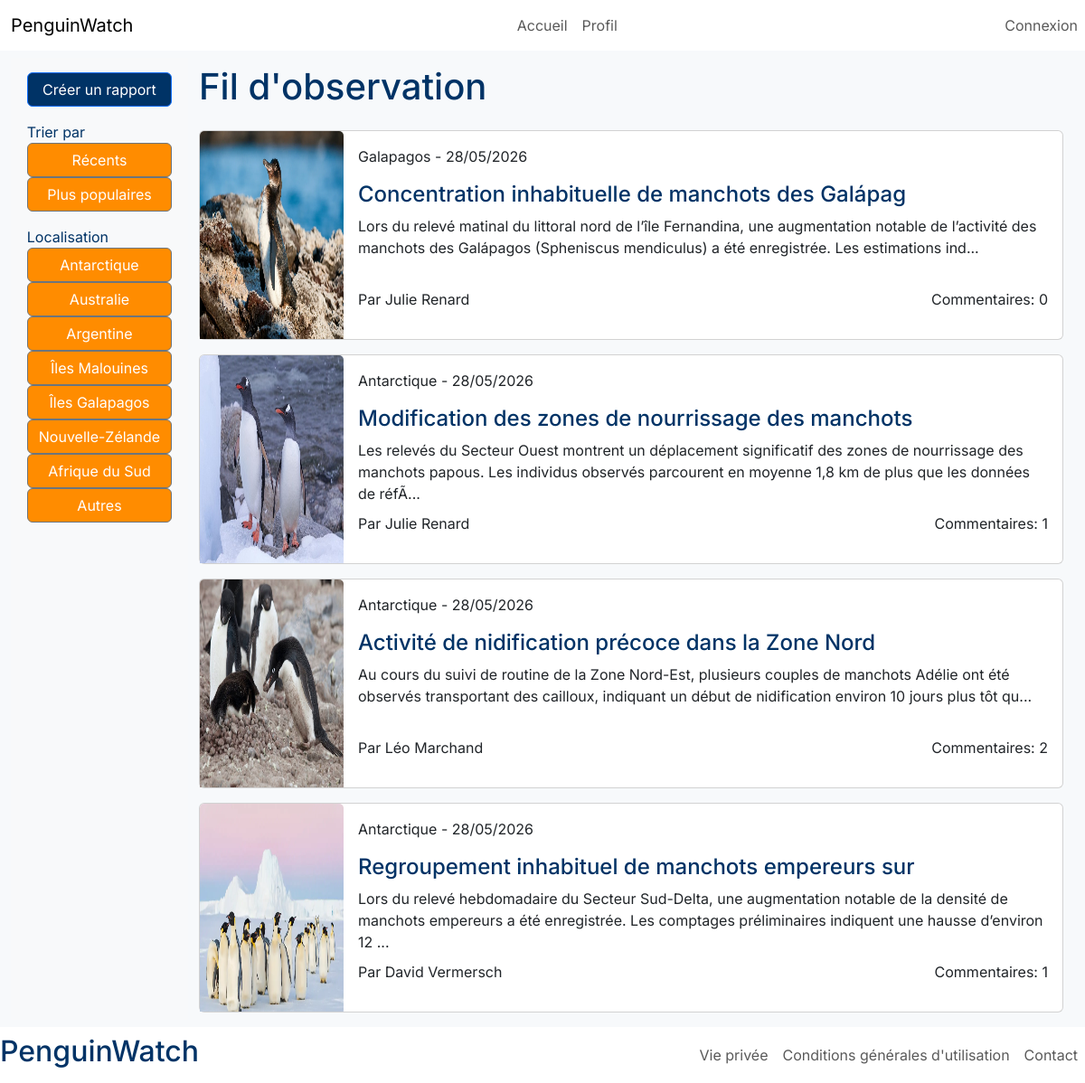
The page / on the database its author committed.
### tables this page shows
CREATE TABLE IF NOT EXISTS `rapports` (
  `id_rapport` int NOT NULL AUTO_INCREMENT,
  `titre` varchar(50) NOT NULL,
  `contenu` text NOT NULL,
  `image_couverture` varchar(255) NOT NULL,
  `localisation` varchar(12) NOT NULL,
  `id_utilisateur` int NOT NULL,
  `date_ecriture` datetime NOT NULL,
  PRIMARY KEY (`id_rapport`)
);

CREATE TABLE IF NOT EXISTS `utilisateurs` (
  `id_utilisateur` int NOT NULL AUTO_INCREMENT,
  `pseudo` varchar(50) NOT NULL,
  `mdp` varchar(25) NOT NULL,
  `email` varchar(50) NOT NULL,
  `role` tinyint(1) NOT NULL,
  `date_creation` date NOT NULL,
  `id_image` int NOT NULL DEFAULT '1',
  PRIMARY KEY (`id_utilisateur`)
);

CREATE TABLE IF NOT EXISTS `commentaires` (
  `id_commentaire` int NOT NULL AUTO_INCREMENT,
  `texte_commentaire` text NOT NULL,
  `id_rapport` int NOT NULL,
  `id_utilisateur` int NOT NULL,
  `date_publication` datetime NOT NULL,
  PRIMARY KEY (`id_commentaire`)
);

### controllers/cont_accueil.php (called while the page is built, shortened)
<?php
require_once("models/fonction_accueil.php");
include("vue/accueil.php");
?>

### models/fonction_accueil.php (called while the page is built, shortened)
<?php
function listeRapports(){
    $mysqlClient = connectDatabase();
    $req = $mysqlClient->prepare('SELECT *, COUNT(c.id_commentaire) AS nbre_commentaires FROM rapports r JOIN utilisateurs u ON u.id_utilisateur=r.id_utilisateur LEFT JOIN commentaires c ON c.id_rapport=r.id_rapport GROUP BY r.id_rapport ORDER BY r.id_rapport DESC');
    $req->execute();
    return $req->fetchAll();
}
?>

### vue/accueil.php (the view, shortened to what this page needs)
<?php
include ("header.php");
if(isset($_GET['tri']) && $_GET['tri'] === 'populaires'){
    $rapports = listeRapportsPopulaires();
}
elseif(isset($_GET['tri']) && $_GET['tri'] === 'recents'){
    $rapports = listeRapportsRecents();
}
elseif(isset($_GET['localisation'])){
    $localisation = htmlspecialchars(trim($_GET['localisation']));
    $rapports = listeRapportsParLocalisation($localisation);
}
else{
    $rapports = listeRapports();
}
?>
<!DOCTYPE html>
<html lang="en">
<head>
</head>
<body>
    <div class="container-fluid d-flex justify-content-start flex-row col-12">
        <div class="container d-flex justify-content-center flex-row col-2 bg-light p-3 my-2">
            <div class="d-flex flex-column justify-content-start">
                <a class="btn btn-primary" href="index.php?page=creation">Créer un rapport</a>
                <div class="d-flex flex-column justify-content-start">
                    <p style="margin-bottom: 0; margin-top: 1rem;">Trier par</p>
                    <a class="btn btn-secondary" href="index.php?page=accueil&tri=recents">Récents</a>
                    <a class="btn btn-secondary" href="index.php?page=accueil&tri=populaires">Plus populaires</a>
                </div>
                <div class="d-flex flex-column justify-content-start">
                    <p style="margin-bottom: 0; margin-top: 1rem;">Localisation</p>
                    <a class="btn btn-secondary" href="index.php?page=accueil&localisation=antarctique">Antarctique</a>
                    <a class="btn btn-secondary" href="index.php?page=accueil&localisation=australie">Australie</a>
                    <a class="btn btn-secondary" href="index.php?page=accueil&localisation=argentine">Argentine</a>
                    <a class="btn btn-secondary" href="index.php?page=accueil&localisation=malouines">Îles Malouines</a>
                    <a class="btn btn-secondary" href="index.php?page=accueil&localisation=galapagos">Îles Galapagos</a>
                    <a class="btn btn-secondary" href="index.php?page=accueil&localisation=zelande">Nouvelle-Zélande</a>
                    <a class="btn btn-secondary" href="index.php?page=accueil&localisation=afrique">Afrique du Sud</a>
                    <a class="btn btn-secondary" href="index.php?page=accueil&localisation=autres">Autres</a>
                </div>
            </div>
        </div>
        <div class="container d-flex justify-content-evenly flex-row flex-wrap col-10">
            <div class="container d-flex justify-content-start align-items-start flex-column col-12 ps-0 py-3">
                <h1>Fil d'observation</h1>
            </div>
            <?php foreach($rapports as $rapport){
                if(strlen($rapport['contenu']) > 200){
                    $description = substr($rapport['contenu'], 0, 200) . '...';
                }
                else {
                    $description = $rapport['contenu'];
                }
            ?>
            <div class="card mb-3 col-12">
                <div class="row g-0">
                    <div class="col-md-2">
                        <a href="index.php?page=rapport&id=<?php echo $rapport[0]; ?>"><img class="card-img-top img-fluid" style="width: 300px; height: 230px;" src="images/<?php echo $rapport['image_couverture'];?>" alt="Image de couverture"></a>
                    </div>
                    <div class="col-md-10">
                        <div class="card-body" style="height: 100%;">
                            <div class="d-flex flex-column justify-content-start align-items-start" style="height: 80%;">
                                <p class="card-text"><?php echo ucfirst($rapport['localisation']); ?> - <?php echo date('d/m/Y', strtotime($rapport['date_ecriture'])); ?></p>
                                <a href="index.php?page=rapport&id=<?php echo $rapport[0]; ?>" class="card-link nav-link" style="color: #003366"><h4><?php echo ucfirst($rapport['titre']); ?></h4></a>
                                <p><?php echo $description; ?></p>
                            </div>
                            <div class="d-flex flex-row justify-content-between align-items-end">
                                <p style="margin-bottom: 0;">Par <?php echo $rapport['pseudo']; ?></p>
                                <p style="margin-bottom: 0;">Commentaires: <?php echo $rapport['nbre_commentaires']; ?></p>
                            </div>
                        </div>
                    </div>
                </div>
            </div>
            <?php } ?>
        </div>
    </div>
</body>
</html>
<?php
include ("footer.php");
?>

### index.php (shortened to what this page needs)
<?php
if(isset($_GET['page'])){
    $page = $_GET['page'];
}
else{
    $page = 'accueil';
}
switch($page){
    case 'accueil':
        require_once("controllers/cont_accueil.php");
        break;
}
?>

### vue/header.php (shortened to what this page needs)
<!DOCTYPE html>
<html lang="en">
<head>
    <link href="https://cdn.jsdelivr.net/npm/bootstrap@5.3.8/dist/css/bootstrap.min.css" rel="stylesheet">
    <link rel="stylesheet" href="css/style.css">
</head>
<body>
    <nav class="navbar navbar-expand-lg navbar-white bg-white">
        <div class="container-fluid">
            <a class="navbar-brand" href="index.php?page=accueil">PenguinWatch</a>
            <div class="collapse navbar-collapse justify-content-center" id="navbarNav">
                <ul class="navbar-nav">
                    <li class="nav-item">
                        <a class="nav-link" href="index.php?page=accueil">Accueil</a>
                    </li>
                    <li class="nav-item">
                        <a class="nav-link" href="index.php?page=profil">Profil</a>
                    </li>
                </ul>
            </div>
        </div>
        <ul class="navbar-nav ml-auto">
            <?php if(isset($_SESSION['user'])){ ?>
                <li>
                    <FORM action="index.php?page=accueil" method="post">
                        <button class="nav-link" type="submit" name="deconnexion">Déconnexion</button>
                    </FORM>
                </li>
            <?php }
            else{ ?>
                <li><a class="nav-link" href="index.php?page=connexion">Connexion</a></li>
            <?php } ?>
        </ul>
    </nav>
</body>
</html>

### vue/footer.php (shortened to what this page needs)
<!DOCTYPE html>
<html lang="en">
<head>
</head>
<body>
    <nav class="navbar navbar-expand-lg navbar-white bg-white">
        <h2>PenguinWatch</h2>
        <div class="collapse navbar-collapse justify-content-end" id="navbarNav">
            <ul class="navbar-nav">
                <li class="nav-item">
                    <a class="nav-link" href="vie_privee.php">Vie privée</a>
                </li>
                <li class="nav-item">
                    <a class="nav-link" href="conditions_generales.php">Conditions générales d'utilisation</a>
                </li>
                <li class="nav-item">
                    <a class="nav-link" href="contact.php">Contact</a>
                </li>
            </ul>
        </div>
    </nav>
</body>
</html>

### css/style.css (style rules this page uses)
:root { --bs-heading-color: #003366 !important; }
body { font-family: 'Inter', sans-serif; color: #003366 !important; background-color: #F7F9FB !important; }
.btn-primary { background-color: #003366 !important; }
.btn-secondary { background-color: #FF8C00 !important; }

### rows shown on the page
rapports: image_couverture (picture), localisation "Galapagos", date_ecriture "28/05/2026", titre "Concentration inhabituelle de manchots des Galápag", contenu "Lors du relevé matinal du littoral nord de l’île Fernandina, une augmentation notable de l’activité des manchots des Galápagos (Spheniscus mendiculus) a été enregistrée. Les estimations ind...", id_utilisateur.pseudo "Julie Renard", nbre_commentaires "0"
commentaires: id_rapport.image_couverture (picture), id_rapport.localisation "Antarctique", id_rapport.date_ecriture "28/05/2026", id_rapport.titre "Modification des zones de nourrissage des manchots", id_rapport.contenu "Les relevés du Secteur Ouest montrent un déplacement significatif des zones de nourrissage des manchots papous. Les individus observés parcourent en moyenne 1,8 km de plus que les données de réfÃ...", utilisateurs.pseudo "Julie Renard", nbre_commentaires "1"
commentaires: id_rapport.image_couverture (picture), id_rapport.localisation "Antarctique", id_rapport.date_ecriture "28/05/2026", id_rapport.titre "Activité de nidification précoce dans la Zone Nord", id_rapport.contenu "Au cours du suivi de routine de la Zone Nord-Est, plusieurs couples de manchots Adélie ont été observés transportant des cailloux, indiquant un début de nidification environ 10 jours plus tôt qu...", utilisateurs.pseudo "Léo Marchand", nbre_commentaires "2"
commentaires: id_rapport.image_couverture (picture), id_rapport.localisation "Antarctique", id_rapport.date_ecriture "28/05/2026", id_rapport.titre "Regroupement inhabituel de manchots empereurs sur", id_rapport.contenu "Lors du relevé hebdomadaire du Secteur Sud-Delta, une augmentation notable de la densité de manchots empereurs a été enregistrée. Les comptages préliminaires indiquent une hausse d’environ 12 ...", utilisateurs.pseudo "David Vermersch", nbre_commentaires "1"
